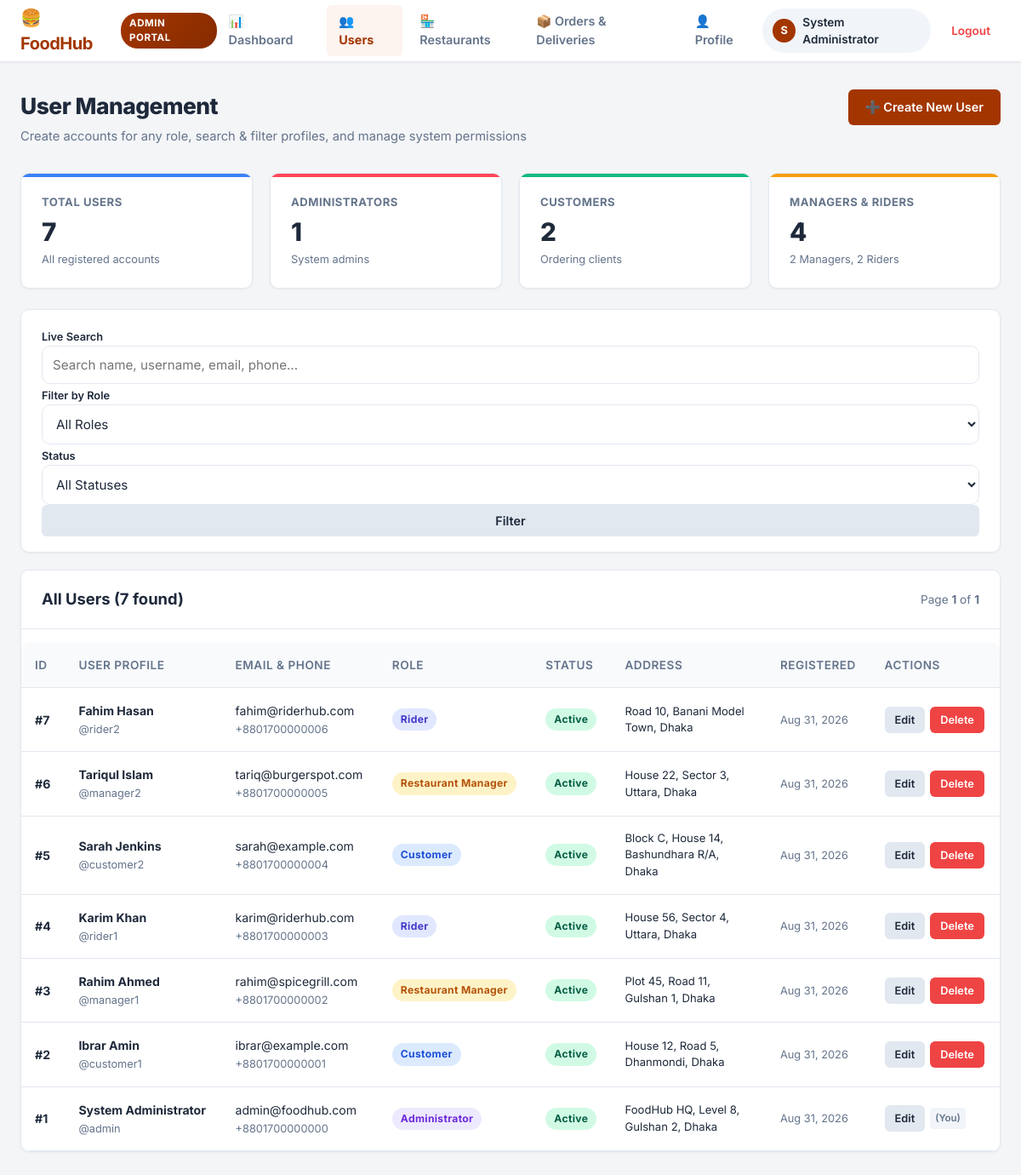
The page /admin/users.php (signed in) on the database its author committed.
### tables this page shows
CREATE TABLE users (
    user_id INT AUTO_INCREMENT PRIMARY KEY,
    name VARCHAR(100) NOT NULL,
    username VARCHAR(50) NOT NULL UNIQUE,
    email VARCHAR(100) NOT NULL UNIQUE,
    phone VARCHAR(20) NULL,
    role ENUM('Administrator', 'Customer', 'Restaurant Manager', 'Rider') NOT NULL DEFAULT 'Customer',
    password VARCHAR(255) NOT NULL,
    address TEXT NULL,
    status ENUM('Active', 'Inactive', 'Suspended') NOT NULL DEFAULT 'Active',
    created_at TIMESTAMP DEFAULT CURRENT_TIMESTAMP,
    updated_at TIMESTAMP DEFAULT CURRENT_TIMESTAMP ON UPDATE CURRENT_TIMESTAMP
);

### admin/users.php (called while the page is built)
<?php
require_once __DIR__ . '/../views/admin/users.php';

### models/user_model.php (called while the page is built, shortened)
<?php
function get_filtered_users($conn, $search = null, $role = null, $status = null, $sort_by = 'user_id', $sort_order = 'DESC', $limit = 10, $offset = 0) {
    $where_clauses = ["1=1"];
    $params = [];
    $types = "";
    $where_sql = implode(" AND ", $where_clauses);
    $allowed_sort = ['user_id', 'name', 'username', 'email', 'role', 'status', 'created_at'];
    $sort_column = in_array($sort_by, $allowed_sort, true) ? $sort_by : 'user_id';
    $sort_dir = (strtoupper($sort_order) === 'ASC') ? 'ASC' : 'DESC';
    $limit = intval($limit);
    $offset = intval($offset);
    $sql = "SELECT * FROM users WHERE {$where_sql} ORDER BY {$sort_column} {$sort_dir} LIMIT ?, ?";
    $params[] = $offset;
    $params[] = $limit;
    $types .= "ii";
    $stmt = mysqli_prepare($conn, $sql);
    if (!empty($types)) {
        mysqli_stmt_bind_param($stmt, $types, ...$params);
    }
    mysqli_stmt_execute($stmt);
    $result = mysqli_stmt_get_result($stmt);
    $users = [];
    if ($result) {
        while ($row = mysqli_fetch_assoc($result)) {
            $users[] = $row;
        }
    }
    return $users;
}
function count_filtered_users($conn, $search = null, $role = null, $status = null) {
    $where_clauses = ["1=1"];
    $where_sql = implode(" AND ", $where_clauses);
    $sql = "SELECT COUNT(*) AS total FROM users WHERE {$where_sql}";
    $stmt = mysqli_prepare($conn, $sql);
    mysqli_stmt_execute($stmt);
    $result = mysqli_stmt_get_result($stmt);
    $total = 0;
    if ($result) {
        $row = mysqli_fetch_assoc($result);
        $total = intval($row['total'] ?? 0);
    }
    return $total;
}
function count_users_by_role($conn) {
    $sql = "SELECT role, COUNT(*) AS count FROM users GROUP BY role";
    $result = mysqli_query($conn, $sql);
    $counts = [
        'Administrator'      => 0,
        'Customer'           => 0,
        'Restaurant Manager' => 0,
        'Rider'              => 0,
        'total'              => 0
    ];
    if ($result) {
        while ($row = mysqli_fetch_assoc($result)) {
            $role_name = $row['role'];
            $cnt = intval($row['count']);
            $counts[$role_name] = $cnt;
            $counts['total'] += $cnt;
        }
    }
    return $counts;
}

### controllers/admin/user_controller.php (called while the page is built, shortened)
<?php
require_once __DIR__ . '/../../config/db.php';
require_once __DIR__ . '/../../models/user_model.php';
require_once __DIR__ . '/../../includes/auth_check.php';
$search_query = trim($_GET['search'] ?? '');
$role_filter  = trim($_GET['role'] ?? 'All');
$status_filter = trim($_GET['status'] ?? 'All');
$sort_by      = trim($_GET['sort_by'] ?? 'user_id');
$sort_order   = trim($_GET['sort_order'] ?? 'DESC');
$page         = max(1, intval($_GET['page'] ?? 1));
$limit        = 10;
$offset       = ($page - 1) * $limit;
$role_counts = count_users_by_role($conn);
$total_filtered = count_filtered_users($conn, $search_query, $role_filter, $status_filter);
$total_pages = max(1, ceil($total_filtered / $limit));
$users = get_filtered_users($conn, $search_query, $role_filter, $status_filter, $sort_by, $sort_order, $limit, $offset);

### includes/auth_check.php (called while the page is built, shortened)
<?php
function normalize_role($role) {
    if (strcasecmp($role, 'Admin') === 0 || strcasecmp($role, 'Administrator') === 0) {
        return 'Administrator';
    }
    return $role;
}

### views/admin/users.php (the view, shortened to what this page needs)
<?php
require_once __DIR__ . '/../../controllers/admin/user_controller.php';
require_once __DIR__ . '/../partials/header.php';
require_once __DIR__ . '/../partials/navbar.php';
$in_admin_folder = (strpos($_SERVER['PHP_SELF'], '/admin/') !== false);
$current_page_url = $in_admin_folder ? 'users.php' : 'admin/users.php';
$create_url = $in_admin_folder ? 'user-create.php' : 'admin/user-create.php';
$edit_base_url = $in_admin_folder ? 'user-edit.php' : 'admin/user-edit.php';
?>
<div class="main-wrapper">
    <div class="page-header">
        <div>
            <h1 class="page-title">User Management</h1>
            <p class="page-subtitle">Create accounts for any role, search & filter profiles, and manage system permissions</p>
        </div>
        <div>
            <a href="<?php echo $create_url; ?>" class="btn btn-primary">➕ Create New User</a>
        </div>
    </div>
    <div class="stats-grid" style="margin-bottom: 24px;">
        <div class="stat-card" style="--card-accent: #3b82f6;">
            <div class="stat-title">Total Users</div>
            <div class="stat-value"><?php echo number_format($role_counts['total']); ?></div>
            <div class="stat-desc">All registered accounts</div>
        </div>
        <div class="stat-card" style="--card-accent: #ff4757;">
            <div class="stat-title">Administrators</div>
            <div class="stat-value"><?php echo number_format($role_counts['Administrator'] ?? 0); ?></div>
            <div class="stat-desc">System admins</div>
        </div>
        <div class="stat-card" style="--card-accent: #10b981;">
            <div class="stat-title">Customers</div>
            <div class="stat-value"><?php echo number_format($role_counts['Customer'] ?? 0); ?></div>
            <div class="stat-desc">Ordering clients</div>
        </div>
        <div class="stat-card" style="--card-accent: #f59e0b;">
            <div class="stat-title">Managers & Riders</div>
            <div class="stat-value">
                <?php echo number_format(($role_counts['Restaurant Manager'] ?? 0) + ($role_counts['Rider'] ?? 0)); ?>
            </div>
            <div class="stat-desc">
                <?php echo $role_counts['Restaurant Manager'] ?? 0; ?> Managers, <?php echo $role_counts['Rider'] ?? 0; ?> Riders
            </div>
        </div>
    </div>
    <div class="card" style="margin-bottom: 20px;">
        <div class="card-body" style="padding: 18px 24px;">
            <form action="<?php echo htmlspecialchars($_SERVER['PHP_SELF']); ?>" method="GET" class="row g-3 align-items-center">
                <div class="col-md-4">
                    <label class="form-label" style="font-size: 0.8rem; margin-bottom: 4px;">Live Search</label>
                    <input
                        type="text"
                        name="search"
                        class="form-control"
                        placeholder="Search name, username, email, phone..."
                        value="<?php echo htmlspecialchars($search_query); ?>"
                    >
                </div>
                <div class="col-md-3">
                    <label class="form-label" style="font-size: 0.8rem; margin-bottom: 4px;">Filter by Role</label>
                    <select name="role" class="form-control" onchange="this.form.submit()">
                        <option value="All" <?php echo ($role_filter === 'All') ? 'selected' : ''; ?>>All Roles</option>
                    </select>
                </div>
                <div class="col-md-2">
                    <label class="form-label" style="font-size: 0.8rem; margin-bottom: 4px;">Status</label>
                    <select name="status" class="form-control" onchange="this.form.submit()">
                        <option value="All" <?php echo ($status_filter === 'All') ? 'selected' : ''; ?>>All Statuses</option>
                    </select>
                </div>
                <div class="col-md-3" style="display: flex; gap: 8px; align-items: flex-end; margin-top: auto;">
                    <button type="submit" class="btn btn-secondary" style="flex: 1;">Filter</button>
                </div>
            </form>
        </div>
    </div>
    <div class="card">
        <div class="card-header" style="display: flex; justify-content: space-between; align-items: center;">
            <h2 class="card-title">All Users (<?php echo $total_filtered; ?> found)</h2>
            <div style="font-size: 0.85rem; color: var(--text-muted);">
                Page <strong><?php echo $page; ?></strong> of <strong><?php echo $total_pages; ?></strong>
            </div>
        </div>
        <div class="table-responsive">
            <table class="data-table">
                <thead>
                    <tr>
                        <th>ID</th>
                        <th>User Profile</th>
                        <th>Email & Phone</th>
                        <th>Role</th>
                        <th>Status</th>
                        <th>Address</th>
                        <th>Registered</th>
                        <th>Actions</th>
                    </tr>
                </thead>
                <tbody>
                    <?php if (!empty($users) && count($users) > 0): ?>
                        <?php foreach ($users as $u): ?>
                        <tr>
                            <td><strong>#<?php echo $u['user_id']; ?></strong></td>
                            <td>
                                <strong><?php echo htmlspecialchars($u['name']); ?></strong><br>
                                <span style="font-size: 0.8rem; color: var(--text-muted);">@<?php echo htmlspecialchars($u['username']); ?></span>
                            </td>
                            <td>
                                <span><?php echo htmlspecialchars($u['email']); ?></span><br>
                                <span style="font-size: 0.8rem; color: var(--text-muted);"><?php echo htmlspecialchars($u['phone'] ?? '—'); ?></span>
                            </td>
                            <td>
                                <?php
                                $r = normalize_role($u['role']);
                                $badgeClass = 'badge-customer';
                                if ($r === 'Administrator') $badgeClass = 'badge-admin';
                                elseif ($r === 'Restaurant Manager') $badgeClass = 'badge-manager';
                                elseif ($r === 'Rider') $badgeClass = 'badge-rider';
                                ?>
                                <span class="badge <?php echo $badgeClass; ?>"><?php echo htmlspecialchars($r); ?></span>
                            </td>
                            <td>
                                <?php
                                $st = $u['status'] ?? 'Active';
                                $stClass = 'badge-active';
                                ?>
                                <span class="badge <?php echo $stClass; ?>"><?php echo htmlspecialchars($st); ?></span>
                            </td>
                            <td style="max-width: 180px; font-size: 0.82rem;"><?php echo htmlspecialchars($u['address'] ?? '—'); ?></td>
                            <td style="font-size: 0.8rem; color: var(--text-muted);"><?php echo date('M d, Y', strtotime($u['created_at'])); ?></td>
                            <td>
                                <div style="display: flex; gap: 6px; align-items: center;">
                                    <a
                                        href="<?php echo $edit_base_url; ?>?id=<?php echo $u['user_id']; ?>"
                                        class="btn btn-secondary btn-sm"
                                        title="Edit user details"
                                    >
                                        Edit
                                    </a>
                                    <?php if ($u['user_id'] != ($_SESSION['user_id'] ?? 0)): ?>
                                        <a
                                            href="<?php echo $current_page_url; ?>?delete_id=<?php echo $u['user_id']; ?>"
                                            class="btn btn-danger btn-sm"
                                            onclick="return confirm('Are you sure you want to delete user #<?php echo $u['user_id']; ?> (<?php echo htmlspecialchars($u['username']); ?>)?');"
                                            title="Delete user"
                                        >
                                            Delete
                                        </a>
                                    <?php else: ?>
                                        <span style="font-size: 0.72rem; color: var(--text-muted); font-weight: 600; padding: 4px 6px; background: #f1f5f9; border-radius: 4px;">(You)</span>
                                    <?php endif; ?>
                                </div>
                            </td>
                        </tr>
                        <?php endforeach; ?>
                    <?php endif; ?>
                </tbody>
            </table>
        </div>
    </div>
</div>
<?php require_once __DIR__ . '/../partials/footer.php'; ?>

### assets/css/manager.css (style rules this page uses)
:root { --primary: #A33600; --primary-hover: #862B00; --primary-light: #FDF3EF; --bg-body: #F4F5F7; --surface: #FFFFFF; --text-main: #1E293B; --text-muted: #64748B; --text-light: #94A3B8; --border-color: #E2E8F0; --nav-active-bg: #E8EEFF; --nav-active-text: #2563EB; --status-new-bg: #FEE2E2; --status-new-text: #991B1B; --status-vip-bg: #FCE7F3; --status-vip-text: #9D174D; --radius-sm: 6px; --radius-md: 10px; --radius-lg: 16px; --shadow-sm: 0 1px 3px rgba(0,0,0,0.05); --shadow-md: 0 4px 12px rgba(0,0,0,0.04); }
* { box-sizing: border-box; margin: 0; padding: 0; }
body { font-family: 'Inter', system-ui, -apple-system, sans-serif; background-color: var(--bg-body); color: var(--text-main); line-height: 1.5; -webkit-font-smoothing: antialiased; }
.page-header { display: flex; justify-content: space-between; align-items: flex-start; margin-bottom: 2rem; }
.data-table { width: 100%; border-collapse: collapse; background: var(--surface); border-radius: var(--radius-md); overflow: hidden; box-shadow: var(--shadow-sm); margin-top: 1rem; }
.data-table th, .data-table td { padding: 1rem; text-align: left; border-bottom: 1px solid var(--border-color); }
.data-table th { background: #F8FAFC; font-weight: 600; font-size: 0.85rem; color: var(--text-muted); }
.form-control { width: 100%; padding: 0.75rem; border: 1px solid var(--border-color); border-radius: var(--radius-md); font-size: 0.95rem; font-family: inherit; }

### rows shown on the page
users: user_id "7", name "Fahim Hasan", username "rider2", email "fahim@riderhub.com", phone "+8801700000006", role "Rider", status "Active", address "Road 10, Banani Model Town, Dhaka", created_at "Aug 31, 2026"
users: user_id "6", name "Tariqul Islam", username "manager2", email "tariq@burgerspot.com", phone "+8801700000005", role "Restaurant Manager", status "Active", address "House 22, Sector 3, Uttara, Dhaka", created_at "Aug 31, 2026"
users: user_id "5", name "Sarah Jenkins", username "customer2", email "sarah@example.com", phone "+8801700000004", role "Customer", status "Active", address "Block C, House 14, Bashundhara R/A, Dhaka", created_at "Aug 31, 2026"
users: user_id "4", name "Karim Khan", username "rider1", email "karim@riderhub.com", phone "+8801700000003", role "Rider", status "Active", address "House 56, Sector 4, Uttara, Dhaka", created_at "Aug 31, 2026"
users: user_id "3", name "Rahim Ahmed", username "manager1", email "rahim@spicegrill.com", phone "+8801700000002", role "Restaurant Manager", status "Active", address "Plot 45, Road 11, Gulshan 1, Dhaka", created_at "Aug 31, 2026"
users: user_id "2", name "Ibrar Amin", username "customer1", email "ibrar@example.com", phone "+8801700000001", role "Customer", status "Active", address "House 12, Road 5, Dhanmondi, Dhaka", created_at "Aug 31, 2026"
users: user_id "1", name "System Administrator", username "admin", email "admin@foodhub.com", phone "+8801700000000", role "Administrator", status "Active", address "FoodHub HQ, Level 8, Gulshan 2, Dhaka", created_at "Aug 31, 2026", shows "(You)"

### other values the page prints
substr($display_username, 0, 1) "S"
$display_username "System Administrator"
$role_counts['total'] "7"
$role_counts['Administrator'] "1"
$role_counts['Customer'] "2"
$role_counts['Restaurant Manager'] "2"
$role_counts['Rider'] "2"
$total_filtered "7"
$page "1"
$total_pages "1"
